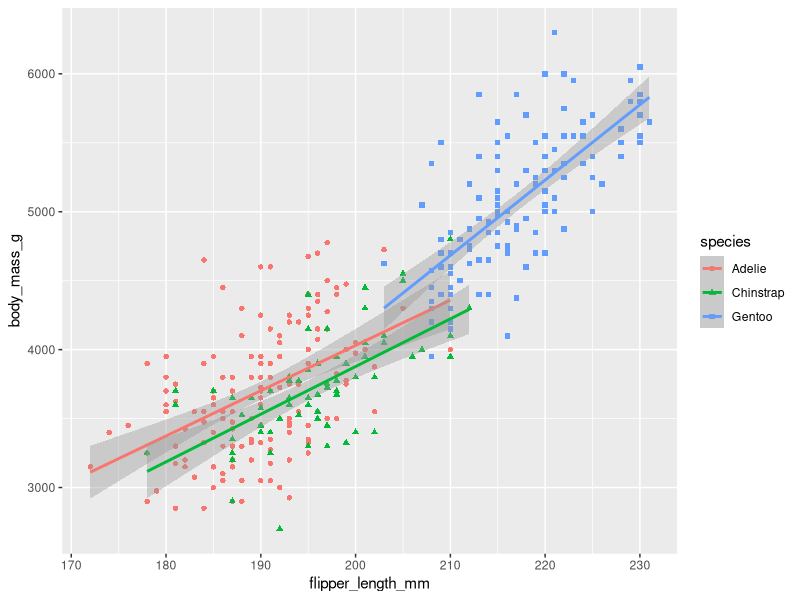
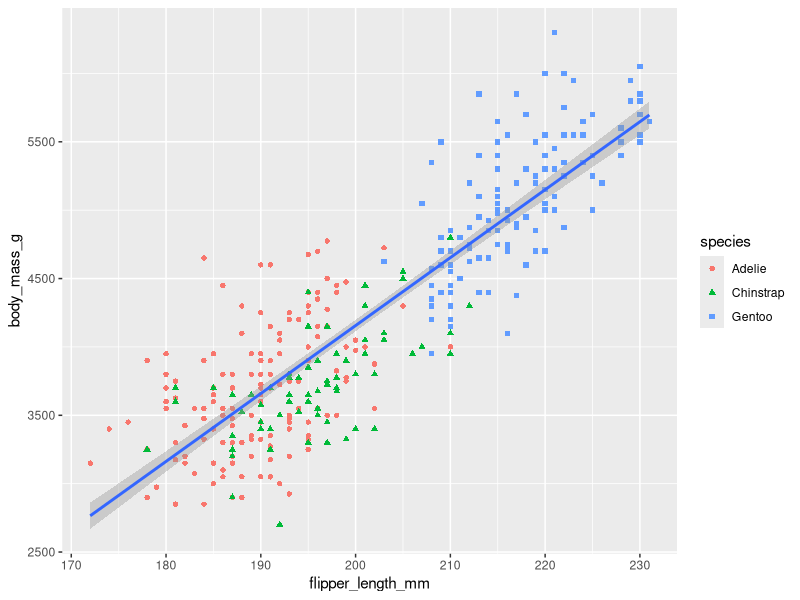
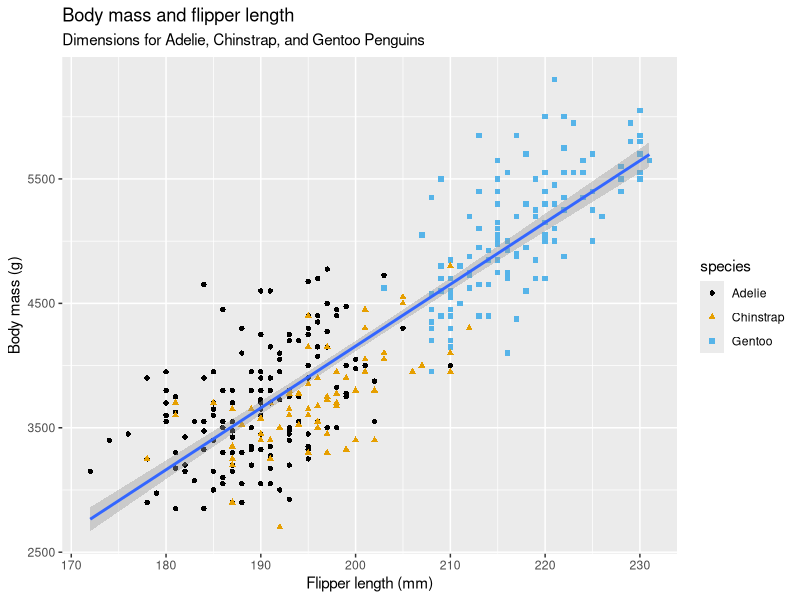
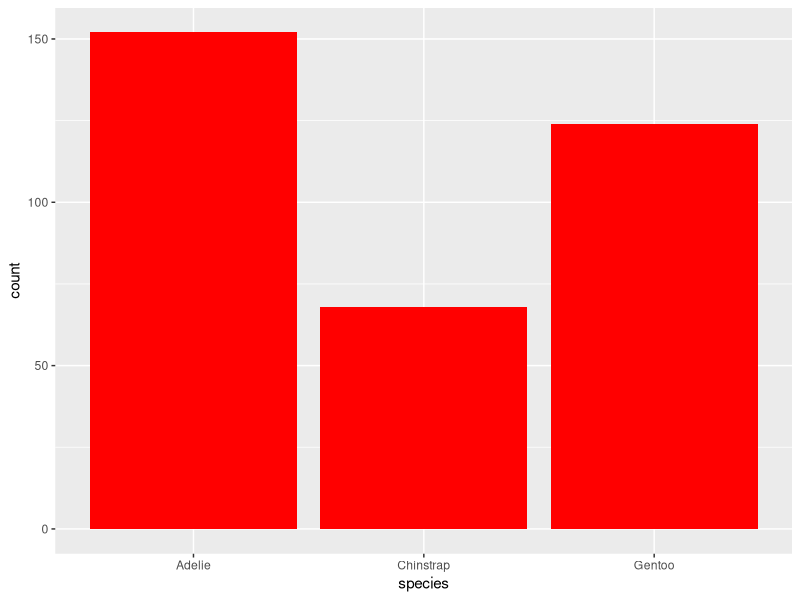
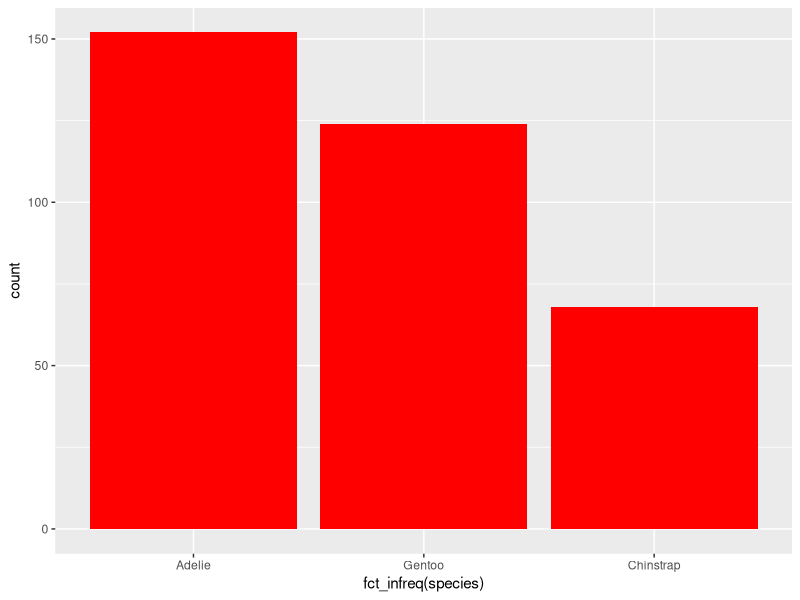
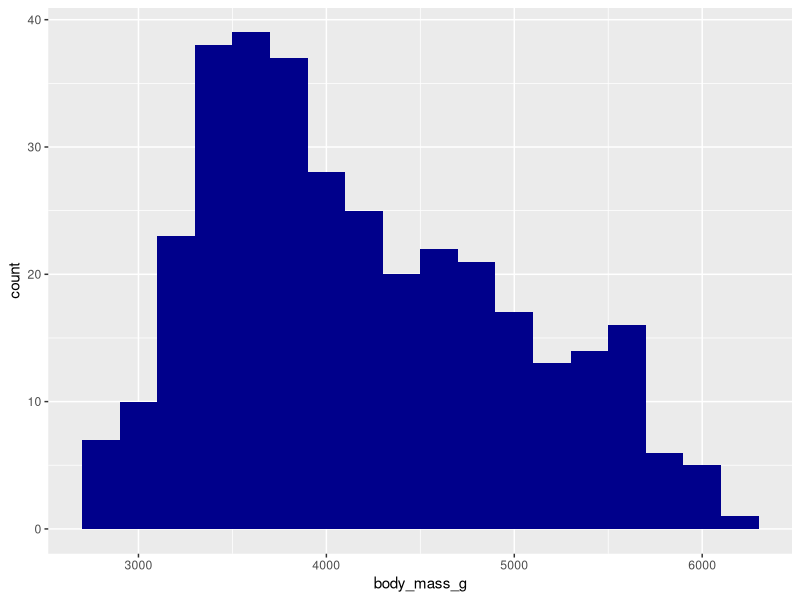
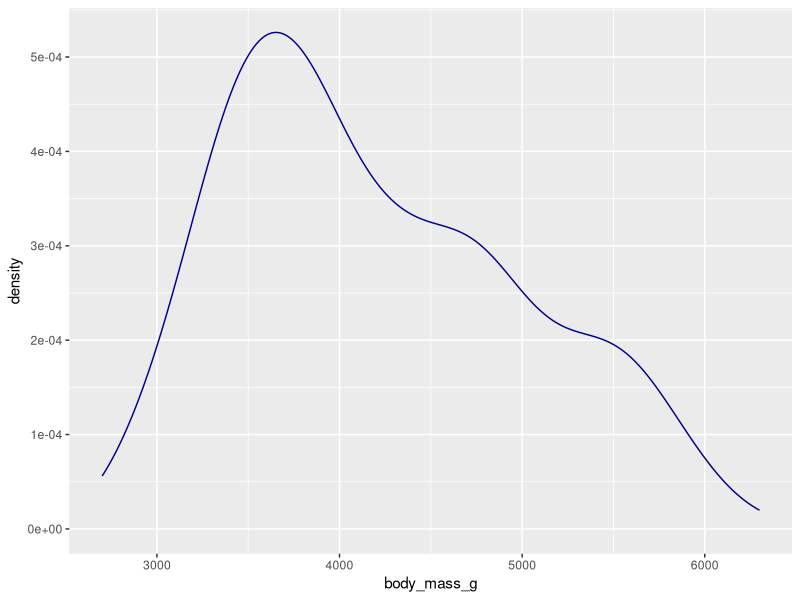
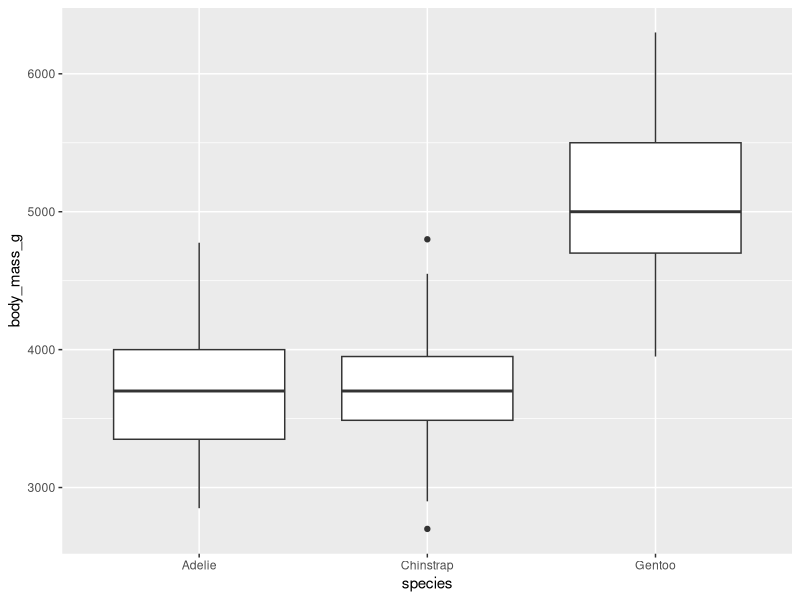

Recreate these plots in R, in order.
## ---- chunk 1
library(tidyverse)
library(palmerpenguins) # 提供案例数据
library(ggthemes) # 提供调色板
## ---- chunk 2
penguins
## ---- chunk 3
#| fig-width: 5
#| fig-height: 4
ggplot(
  penguins,
  aes(x = flipper_length_mm, 
      y = body_mass_g, 
      color = species,
      shape = species)
) +
  geom_point() +
  geom_smooth(method = "lm")
## ---- chunk 4
#| fig-width: 5
#| fig-height: 4
ggplot(
  data = penguins,
  aes(x = flipper_length_mm, 
      y = body_mass_g)
) +
  geom_point(aes(color = species, shape = species)) +
  geom_smooth(method = "lm")
## ---- chunk 5
#| fig-width: 5
#| fig-height: 4
ggplot(
  penguins,
  aes(x = flipper_length_mm, y = body_mass_g)
) +
  geom_point(aes(color = species, shape = species)) +
  geom_smooth(method = "lm") +
  labs(
    title = "Body mass and flipper length",
    subtitle = "Dimensions for Adelie, Chinstrap, and Gentoo Penguins",
    x = "Flipper length (mm)", 
    y = "Body mass (g)",
  ) +
  scale_color_colorblind()
## ---- chunk 6
#| fig-width: 5
#| fig-height: 4
ggplot(penguins, 
       aes(x = species)) +
  geom_bar(fill = "red")
## ---- chunk 7
#| fig-width: 5
#| fig-height: 4
ggplot(penguins, 
       aes(x = fct_infreq(species))) +
  geom_bar(fill = "red")
## ---- chunk 8
#| fig-width: 5
#| fig-height: 4
ggplot(penguins, 
       aes(x = body_mass_g)) +
  geom_histogram(binwidth = 200, 
                 fill = "darkblue") 
## ---- chunk 9
#| fig-width: 5
#| fig-height: 4
ggplot(penguins, 
       aes(x = body_mass_g)) +
  geom_density(color = "darkblue")
## ---- chunk 10
#| fig-width: 5
#| fig-height: 4
ggplot(penguins, 
       aes(x = species, 
           y = body_mass_g)) +
  geom_boxplot()
## ---- chunk 11
#| fig-width: 5
#| fig-height: 4
ggplot(penguins, 
       aes(x = body_mass_g, 
           color = species, 
           fill = species)) +
  geom_density(alpha = 0.5)
## ---- chunk 12
#| fig-width: 5
#| fig-height: 4
ggplot(penguins, 
       aes(x = island, 
           fill = species)) +
  geom_bar()
## ---- chunk 13
#| fig-width: 5
#| fig-height: 4
ggplot(penguins, 
       aes(x = island, 
           fill = species)) +
  geom_bar(position = "fill")
## ---- chunk 14
#| fig-width: 5
#| fig-height: 4
ggplot(
  penguins,
  aes(x = flipper_length_mm, 
      y = body_mass_g)
) +
  geom_point() +
  geom_smooth(method = "lm") 
## ---- chunk 15
ggplot(penguins, 
       aes(x = flipper_length_mm, 
           y = body_mass_g)) +
  geom_point(aes(color = species, 
                 shape = island))
## ---- chunk 16
ggplot(penguins, 
       aes(x = flipper_length_mm, 
           y = body_mass_g)) +
  geom_point(aes(color = species, 
                 shape = species)) +
  geom_smooth(method = "lm") +
  facet_wrap(~island)
## ---- chunk 17
#| echo: false
sessionInfo()
